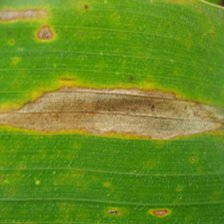
#> input picture test_leaf.jpg, 224 x 224 px
$ python -i pattern_analysis.py   (imports and definitions only)
#> lines starting #> are read from the running program, lines starting #| are printed output that depends on the picture; after the words box and inside, x2 and y2 are one past the last pixel; in counts of white or black regions, pixels touching at a corner belong together
#> in analyze_leaf_patterns, bgr is the input picture: shape (224, 224, 3); mean B, G, R 32.8, 141.2, 105.3
"""
Pattern-recognition layer for maize leaf images.

Runs AFTER the CNN classification and returns interpretable evidence
about the leaf that the CNN alone does not expose. The pipeline:

  1. Segment the leaf from the background using a green-channel HSV
     mask (captures the green leaf area regardless of background).
  2. Inside the leaf mask, detect lesions / spots using colour
     thresholds in HSV space plus a Sobel-edge response.
  3. Compute colour statistics (mean HSV, green-dominance ratio,
     brown/yellow/red lesion ratio) and a co-occurrence-free texture
     proxy (edge density).
  4. Return a structured dict the API can echo back to the client
     and use to flag common failure modes (e.g. CNN says "Healthy"
     but 25% of the leaf is brown lesions).

This is a *parallel* analysis. The disease decision is still the
CNN's; the pattern layer adds evidence and a sanity check.
"""

from __future__ import annotations

from typing import TYPE_CHECKING

import numpy as np
import cv2  # type: ignore[import-not-found]


# ---------------------------------------------------------------------------
# Segmentation helpers
# ---------------------------------------------------------------------------

def _segment_leaf(bgr: np.ndarray) -> np.ndarray:
    """
    Build a binary mask of the leaf pixels.

    Maize leaves are predominantly green. We deliberately use a
    permissive HSV green range rather than a strict classifier so this
    works on yellowed / blighted leaves too. Anything not matching the
    green range is treated as background.

    Args:
        bgr: OpenCV BGR image (H, W, 3), uint8.

    Returns:
        uint8 mask of shape (H, W), values 0 or 255.
    """
    hsv = cv2.cvtColor(bgr, cv2.COLOR_BGR2HSV)
#> hsv: shape (224, 224, 3); mean H, S, V 38.7, 200.7, 146

    # Broad green range: H 25-90, S>30, V>30.
    # Lower bound intentionally wide so yellowing leaves are still kept.
    lower_green = np.array([25, 30, 30], dtype=np.uint8)
    upper_green = np.array([90, 255, 255], dtype=np.uint8)
    mask = cv2.inRange(hsv, lower_green, upper_green)
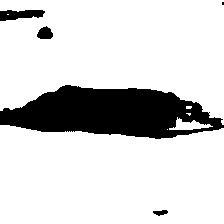
#> mask: shape (224, 224); 83.2% white; 5 black regions (1 under 20 px), largest, box (x1, y1, x2, y2) and area: (0, 85, 224, 139) 7871, (0, 10, 45, 21) 355, (37, 26, 53, 39) 152, (153, 210, 168, 216) 58

    # Morphological cleanup so small specks of background don't count.
    kernel = cv2.getStructuringElement(cv2.MORPH_ELLIPSE, (5, 5))
    mask = cv2.morphologyEx(mask, cv2.MORPH_CLOSE, kernel, iterations=2)
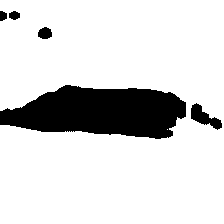
#> mask: shape (224, 224); 84.5% white; 5 black regions, box (x1, y1, x2, y2) and area: (0, 85, 186, 139) 7135, (191, 103, 222, 130) 374, (38, 27, 52, 39) 131, (9, 11, 20, 20) 75, (0, 11, 7, 21) 58
    mask = cv2.morphologyEx(mask, cv2.MORPH_OPEN, kernel, iterations=1)
#> mask: shape (224, 224); 84.5% white; 4 black regions, box (x1, y1, x2, y2) and area: (0, 85, 186, 139) 7145, (191, 103, 224, 130) 384, (0, 11, 20, 21) 141, (38, 27, 52, 39) 131

    # Keep only the largest connected component (the leaf).
    num_labels, labels, stats, _ = cv2.connectedComponentsWithStats(mask, connectivity=8)
#> num_labels = 2; stats = [[0, 11, 224, 128, 7801], [0, 0, 224, 224, 42375]]
    if num_labels <= 1:
        return mask

    largest = 1 + int(np.argmax(stats[1:, cv2.CC_STAT_AREA]))
#> largest = 1
    leaf_mask = np.where(labels == largest, 255, 0).astype(np.uint8)
    return leaf_mask


def _lesion_mask(bgr: np.ndarray, leaf_mask: np.ndarray) -> np.ndarray:
    """
    Identify lesion / diseased pixels INSIDE the leaf mask.

    Lesions on maize leaves tend to be brown, tan, or yellow rather
    than healthy green. We union two HSV ranges with the leaf mask to
    pull out non-green regions.

    Returns:
        uint8 mask of lesion pixels, same shape as leaf_mask.
    """
    hsv = cv2.cvtColor(bgr, cv2.COLOR_BGR2HSV)

    # Brown / tan lesions (and gray GLS): H 10-30, low-to-mid value.
    lower_brown = np.array([10, 30, 20], dtype=np.uint8)
    upper_brown = np.array([30, 255, 200], dtype=np.uint8)
    brown = cv2.inRange(hsv, lower_brown, upper_brown)
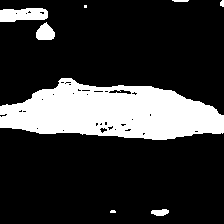
#> brown: shape (224, 224); 20.5% white; 8 white regions (2 under 20 px), largest, box (x1, y1, x2, y2) and area: (0, 78, 224, 140) 9336, (0, 8, 48, 22) 547, (36, 22, 55, 40) 243, (151, 209, 169, 216) 95, (172, 0, 189, 2) 31, (220, 0, 224, 7) 23

    # Red / rust pustules: H 0-10 or 170-180.
    lower_red1 = np.array([0, 70, 40], dtype=np.uint8)
    upper_red1 = np.array([10, 255, 230], dtype=np.uint8)
    lower_red2 = np.array([170, 70, 40], dtype=np.uint8)
    upper_red2 = np.array([180, 255, 230], dtype=np.uint8)
    rust = cv2.inRange(hsv, lower_red1, upper_red1) | cv2.inRange(hsv, lower_red2, upper_red2)
#> rust: shape (224, 224); every value is 0

    # Yellow chlorosis: H 20-35, low saturation accounted for, value>120.
    lower_yellow = np.array([20, 50, 120], dtype=np.uint8)
    upper_yellow = np.array([35, 255, 255], dtype=np.uint8)
    yellow = cv2.inRange(hsv, lower_yellow, upper_yellow)
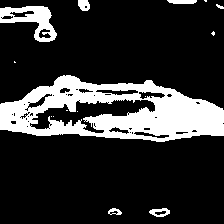
#> yellow: shape (224, 224); 19.1% white; 15 white regions (8 under 20 px), largest, box (x1, y1, x2, y2) and area: (0, 75, 224, 142) 8198, (0, 6, 57, 42) 946, (149, 208, 170, 217) 111

    lesions = cv2.bitwise_or(brown, cv2.bitwise_or(rust, yellow))
#> lesions: shape (224, 224); 24.2% white; 10 white regions (3 under 20 px), largest, box (x1, y1, x2, y2) and area: (0, 75, 224, 142) 10522, (0, 6, 57, 42) 1113, (149, 208, 170, 217) 139
    lesions = cv2.bitwise_and(lesions, leaf_mask)
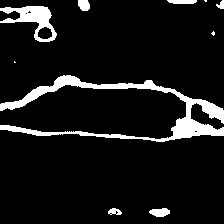
#> lesions: shape (224, 224); 8.8% white; 10 white regions (3 under 20 px), largest, box (x1, y1, x2, y2) and area: (0, 75, 224, 142) 3076, (0, 6, 57, 42) 842, (149, 208, 170, 217) 139

    # Small noise clean-up.
    kernel = cv2.getStructuringElement(cv2.MORPH_ELLIPSE, (3, 3))
    lesions = cv2.morphologyEx(lesions, cv2.MORPH_OPEN, kernel, iterations=1)
#> lesions: shape (224, 224); 8.7% white; 10 white regions (2 under 20 px), largest, box (x1, y1, x2, y2) and area: (0, 75, 224, 142) 2532, (0, 6, 57, 42) 834, (0, 125, 136, 139) 511
    return lesions


# ---------------------------------------------------------------------------
# Texture / edge proxy
# ---------------------------------------------------------------------------

def _edge_density(bgr: np.ndarray, leaf_mask: np.ndarray) -> float:
    """Ratio of edge pixels within the leaf, in [0, 1]."""
    gray = cv2.cvtColor(bgr, cv2.COLOR_BGR2GRAY)
    edges = cv2.Canny(gray, 80, 180)
    edge_pixels = cv2.countNonZero(cv2.bitwise_and(edges, leaf_mask))
    leaf_area = cv2.countNonZero(leaf_mask)
    return float(edge_pixels) / float(leaf_area) if leaf_area > 0 else 0.0


# ---------------------------------------------------------------------------
# Public API
# ---------------------------------------------------------------------------

def analyze_leaf_patterns(img_rgb: np.ndarray) -> dict:
    """
    Run the full pattern-recognition pipeline on one image.

    Args:
        img_rgb: HxWx3 RGB uint8 image (matching how PIL hands it back).

    Returns:
        dict with the following keys:
          - leaf_coverage_ratio: fraction of the image that is leaf (0-1)
          - lesion_ratio: fraction of leaf area covered by lesions (0-1)
          - mean_h, mean_s, mean_v: mean HSV inside the leaf mask
          - green_dominance: 1.0 - lesion_ratio as a quick health proxy
          - edge_density: Sobel/Canny edge density, 0-1
          - detected_patterns: list of human-readable pattern tags
          - consistency_flag: "ok" | "warning" | "critical"
              warns when CNN output and pattern evidence contradict
    """
    bgr = cv2.cvtColor(img_rgb, cv2.COLOR_RGB2BGR)

    leaf_mask = _segment_leaf(bgr)
    lesion_mask = _lesion_mask(bgr, leaf_mask)

    leaf_area = int(cv2.countNonZero(leaf_mask))
#> leaf_area = 42375
    total_area = int(leaf_mask.shape[0] * leaf_mask.shape[1])
#> total_area = 50176
    lesion_area = int(cv2.countNonZero(lesion_mask))
#> lesion_area = 4351

    leaf_coverage_ratio = leaf_area / total_area if total_area else 0.0
#> leaf_coverage_ratio = 0.845
    lesion_ratio = lesion_area / leaf_area if leaf_area else 0.0
#> lesion_ratio = 0.103

    # Mean HSV inside the leaf only.
    if leaf_area > 0:
        hsv = cv2.cvtColor(bgr, cv2.COLOR_BGR2HSV)
        masked_hsv = hsv[np.where(leaf_mask > 0)]
        mean_h = float(np.mean(masked_hsv[:, 0]))
#> mean_h = 42.08
        mean_s = float(np.mean(masked_hsv[:, 1]))
#> mean_s = 213.7
        mean_v = float(np.mean(masked_hsv[:, 2]))
#> mean_v = 142.2
    else:
        mean_h = mean_s = mean_v = 0.0

    edge_density = _edge_density(bgr, leaf_mask)
#> in _edge_density, `gray = cv2.cvtColor(bgr, cv2.COLOR_BGR2GRAY)`:
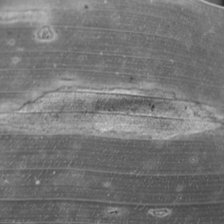
#> gray: shape (224, 224); min 46, max 207, mean 118.1
#> in _edge_density, `edges = cv2.Canny(gray, 80, 180)`:
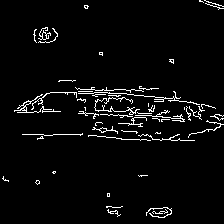
#> edges: shape (224, 224); 3.8% white in thin lines or dots
#> in _edge_density, `edge_pixels = cv2.countNonZero(cv2.bitwise_and(edges, leaf_mask))`: edge_pixels = 774
#> in _edge_density, `leaf_area = cv2.countNonZero(leaf_mask)`: leaf_area = 42375
#> edge_density = 0.0183

    # Human-readable pattern tags surfaced to the user.
    detected_patterns = []
    if leaf_coverage_ratio < 0.05:
        detected_patterns.append("no_leaf_detected")
    if lesion_ratio > 0.05:
        detected_patterns.append("brown_or_tan_lesions")
    if lesion_ratio > 0.15:
        detected_patterns.append("extensive_lesion_coverage")
    if mean_h > 35 and mean_s < 100:
        detected_patterns.append("yellow_chlorosis")
    if edge_density > 0.15:
        detected_patterns.append("high_texture_complexity")
    if leaf_area > 0 and lesion_ratio < 0.02 and mean_h < 70:
        detected_patterns.append("uniformly_green")

    green_dominance = max(0.0, 1.0 - lesion_ratio)
#> green_dominance = 0.897

    return {
        "leaf_coverage_ratio": round(leaf_coverage_ratio, 4),
        "lesion_ratio": round(lesion_ratio, 4),
        "mean_h": round(mean_h, 2),
        "mean_s": round(mean_s, 2),
        "mean_v": round(mean_v, 2),
        "green_dominance": round(green_dominance, 4),
        "edge_density": round(edge_density, 4),
        "detected_patterns": detected_patterns,
    }


def consistency_check(cnn_label: str, pattern: dict) -> str:
    """
    Compare the CNN's classification against the pattern evidence.

    Returns:
        "ok"          - evidence agrees with CNN
        "warning"     - mild disagreement (e.g. some lesions but CNN says Healthy)
        "critical"    - strong disagreement worth surfacing to the user
    """
    label = (cnn_label or "").lower()
    lesion_ratio = pattern.get("lesion_ratio", 0.0)
    detected = set(pattern.get("detected_patterns", []))
    mean_h = pattern.get("mean_h", 0.0)
    mean_s = pattern.get("mean_s", 0.0)

    # If the image isn't really a leaf, the CNN was operating on junk.
    if "no_leaf_detected" in detected:
        return "critical"

    # CNN says healthy but visual evidence says otherwise.
    if label == "healthy":
        if lesion_ratio > 0.20 or "extensive_lesion_coverage" in detected:
            return "critical"
        if lesion_ratio > 0.08 or "brown_or_tan_lesions" in detected:
            return "warning"

    # CNN says a specific disease but image looks predominantly healthy.
    if label != "healthy":
        if lesion_ratio < 0.05 and mean_h < 70 and mean_s > 80:
            return "warning"

    # CNN says a specific disease but image is uniformly green.
    if "uniformly_green" in detected and lesion_ratio < 0.02 and label != "healthy":
        return "warning"

    return "ok"

>>> import cv2
>>> picture = cv2.cvtColor(cv2.imread('../test_leaf.jpg'), cv2.COLOR_BGR2RGB)
>>> result = analyze_leaf_patterns(picture)
#> result = {'leaf_coverage_ratio': 0.845, 'lesion_ratio': 0.103, 'mean_h': 42.08, 'mean_s': 213.7, 'mean_v': 142.2, 'green_dominance': 0.897, 'edge_density': 0.0183, 'detected_patterns': ['brown_or_tan_lesions']}
